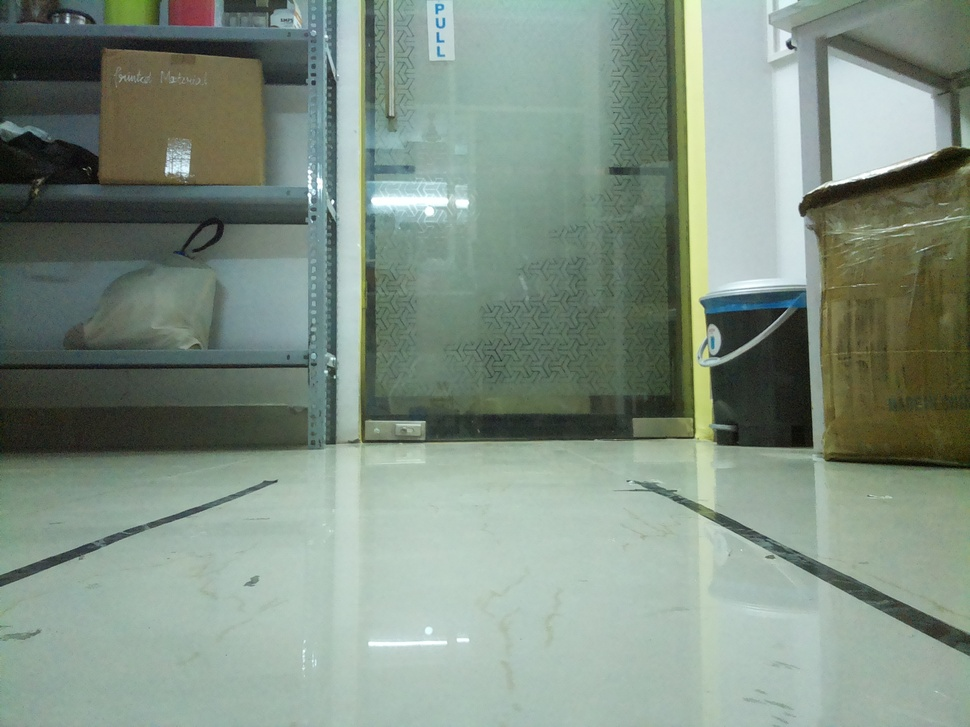
#> input picture lane following/lane_images/image1.jpg, 970 x 727 px, shrunk from 2592 x 1944 before the run; its folder holds only this picture in this run
$ python threshold_tuner.py
#> lines starting #> are read from the running program, lines starting #| are printed output that depends on the picture; after the words box and inside, x2 and y2 are one past the last pixel; in counts of white or black regions, pixels touching at a corner belong together
import cv2
import glob
import numpy as np

# --------------------------------------------------
# IMAGE SETTINGS
# --------------------------------------------------

IMAGE_FOLDER = "lane_images"

images = sorted(glob.glob(f"{IMAGE_FOLDER}/*.jpg"))

if not images:
    raise SystemExit("No JPG images found in images/raw/")

image_index = 0

# --------------------------------------------------
# TRACKBAR CALLBACK
# --------------------------------------------------

def nothing(x):
    pass


# --------------------------------------------------
# WINDOWS
# --------------------------------------------------

cv2.namedWindow("Camera")
cv2.namedWindow("Mask")
cv2.namedWindow("Trackbars")

cv2.createTrackbar("H_min", "Trackbars", 0, 179, nothing)
cv2.createTrackbar("H_max", "Trackbars", 179, 179, nothing)

cv2.createTrackbar("S_min", "Trackbars", 0, 255, nothing)
cv2.createTrackbar("S_max", "Trackbars", 100, 255, nothing)

cv2.createTrackbar("V_min", "Trackbars", 0, 255, nothing)
cv2.createTrackbar("V_max", "Trackbars", 50, 255, nothing)

print("Controls:")
print("N = next image")
print("P = previous image")
print("Q = quit and print final values")

# --------------------------------------------------
# MAIN LOOP
# --------------------------------------------------

while True:

    frame = cv2.imread(images[image_index])
#> frame is the input picture: shape (727, 970, 3); mean B, G, R 130.3, 143.3, 127.3

    if frame is None:
        print("Could not read:", images[image_index])
        image_index = (image_index + 1) % len(images)
        continue

    hsv = cv2.cvtColor(frame, cv2.COLOR_BGR2HSV)
#> hsv: shape (727, 970, 3); mean H, S, V 67.2, 44.5, 144.2

    h_min = cv2.getTrackbarPos("H_min", "Trackbars")
    h_max = cv2.getTrackbarPos("H_max", "Trackbars")

    s_min = cv2.getTrackbarPos("S_min", "Trackbars")
    s_max = cv2.getTrackbarPos("S_max", "Trackbars")

    v_min = cv2.getTrackbarPos("V_min", "Trackbars")
    v_max = cv2.getTrackbarPos("V_max", "Trackbars")

    lower = np.array([h_min, s_min, v_min])
    upper = np.array([h_max, s_max, v_max])

    mask = cv2.inRange(hsv, lower, upper)
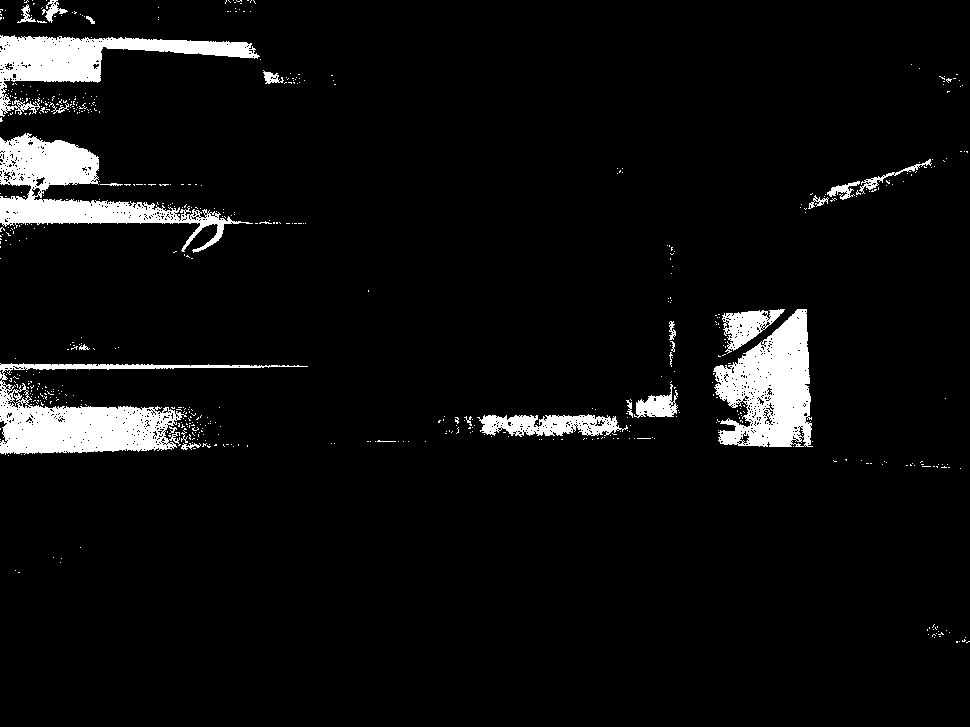
#> mask: shape (727, 970); 5.7% white; 607 white regions (581 under 20 px), largest, box (x1, y1, x2, y2) and area: (0, 363, 308, 455) 8946, (0, 133, 253, 253) 8654, (713, 309, 813, 447) 8513

    cv2.putText(
        frame,
        f"Image: {image_index + 1}/{len(images)}",
        (20, 30),
        cv2.FONT_HERSHEY_SIMPLEX,
        0.8,
        (0, 255, 255),
        2
    )
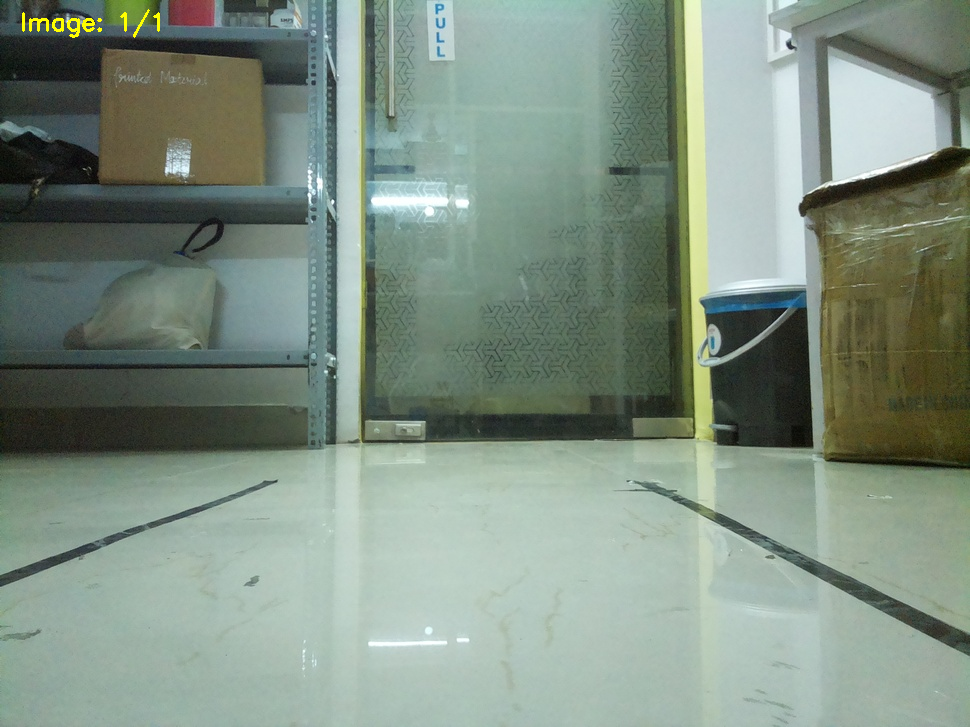
#> frame: shape (727, 970, 3); 0.12% of pixels changed, all inside (x1, y1, x2, y2) = (22, 9, 160, 38)

    cv2.imshow("Camera", frame)
    cv2.imshow("Mask", mask)

    key = cv2.waitKey(1) & 0xFF
#> (key q is pressed here)

    if key == ord("n"):
        image_index = (image_index + 1) % len(images)

    elif key == ord("p"):
        image_index = (image_index - 1) % len(images)

    elif key == ord("q"):

        print("\nFinal threshold values:")
        print(f"LOWER = np.array([{h_min}, {s_min}, {v_min}])")
        print(f"UPPER = np.array([{h_max}, {s_max}, {v_max}])")

        break

cv2.destroyAllWindows()

$ run again, on lane following/lane_images/image13.jpg
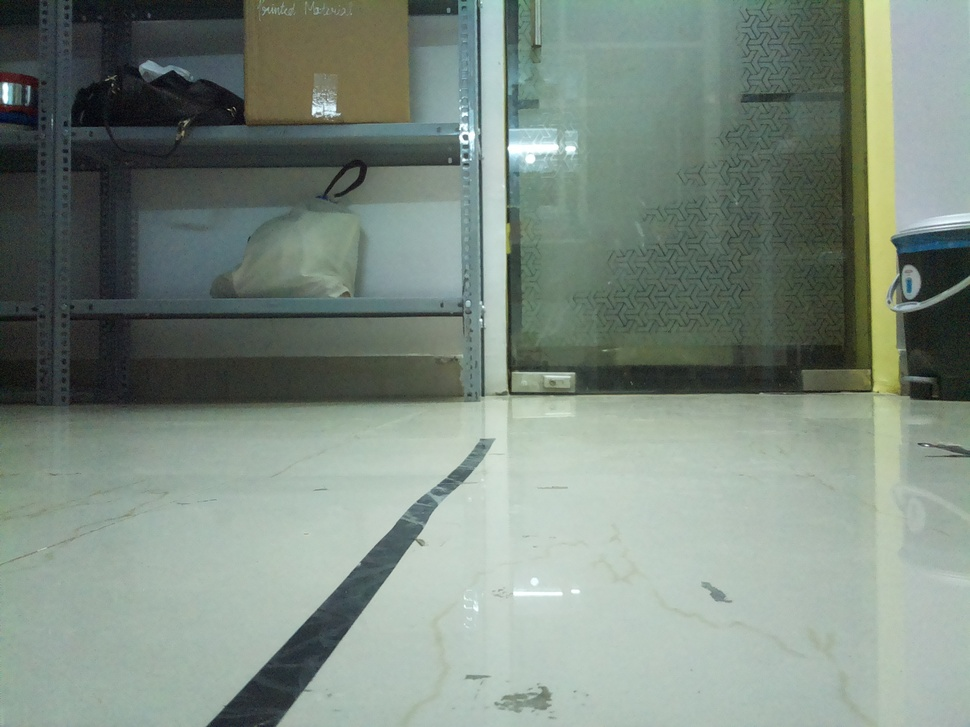
#> input picture lane following/lane_images/image13.jpg, 970 x 727 px, shrunk from 2592 x 1944 before the run
#> frame is the input picture: shape (727, 970, 3); mean B, G, R 127.7, 138, 124.2
#> hsv: shape (727, 970, 3); mean H, S, V 70.2, 37, 138.8
#> `mask = cv2.inRange(hsv, lower, upper)`:
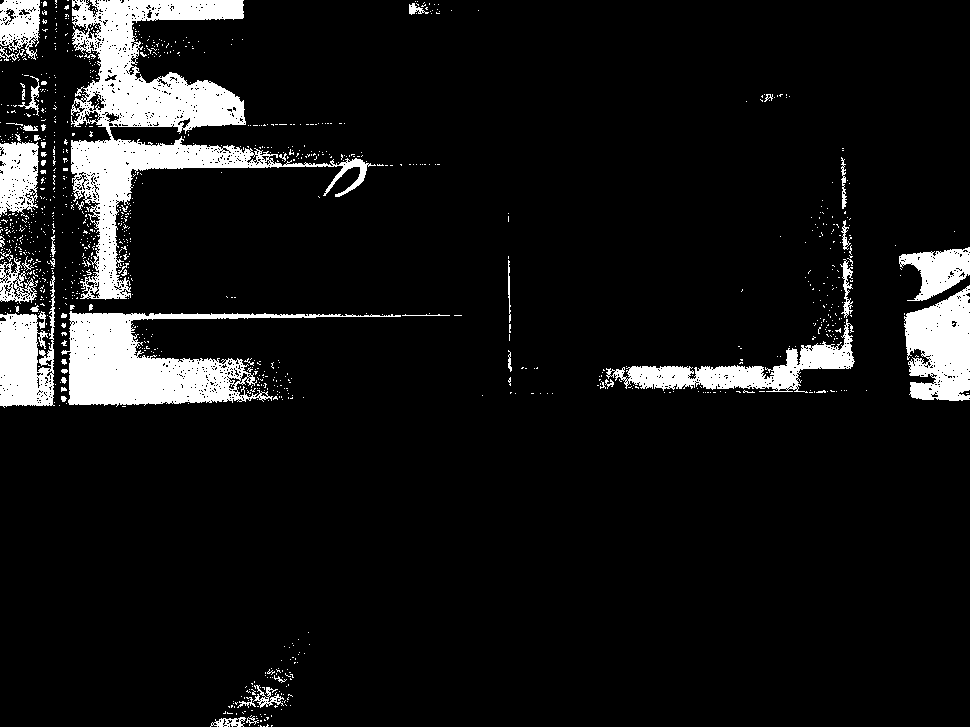
#> mask: shape (727, 970); 8.6% white; 1086 white regions (1029 under 20 px), largest, box (x1, y1, x2, y2) and area: (71, 0, 376, 300) 21641, (61, 311, 401, 407) 11575, (904, 285, 970, 401) 5588
#> `cv2.putText( frame, f"Image: {image_index + 1}/{len(images)}", (20, 30..`:
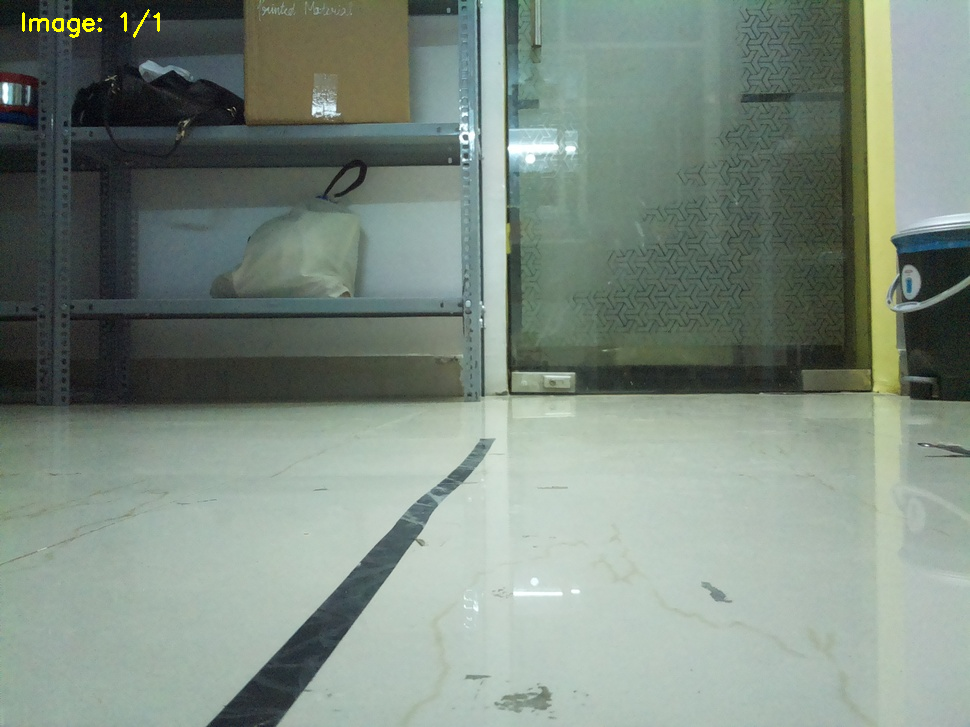
#> frame: shape (727, 970, 3); 0.12% of pixels changed, all inside (x1, y1, x2, y2) = (22, 9, 160, 38)

$ run again, on lane following/lane_images/image14.jpg
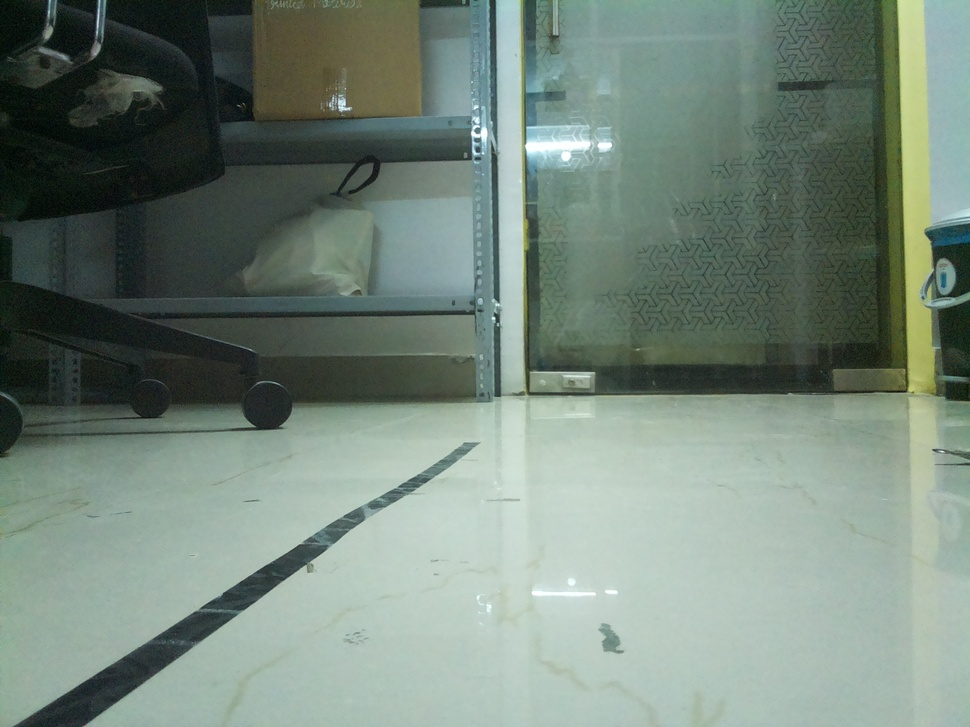
#> input picture lane following/lane_images/image14.jpg, 970 x 727 px, shrunk from 2592 x 1944 before the run
#> frame is the input picture: shape (727, 970, 3); mean B, G, R 122, 133.4, 116.8
#> hsv: shape (727, 970, 3); mean H, S, V 70.1, 45.2, 133.6
#> `mask = cv2.inRange(hsv, lower, upper)`:
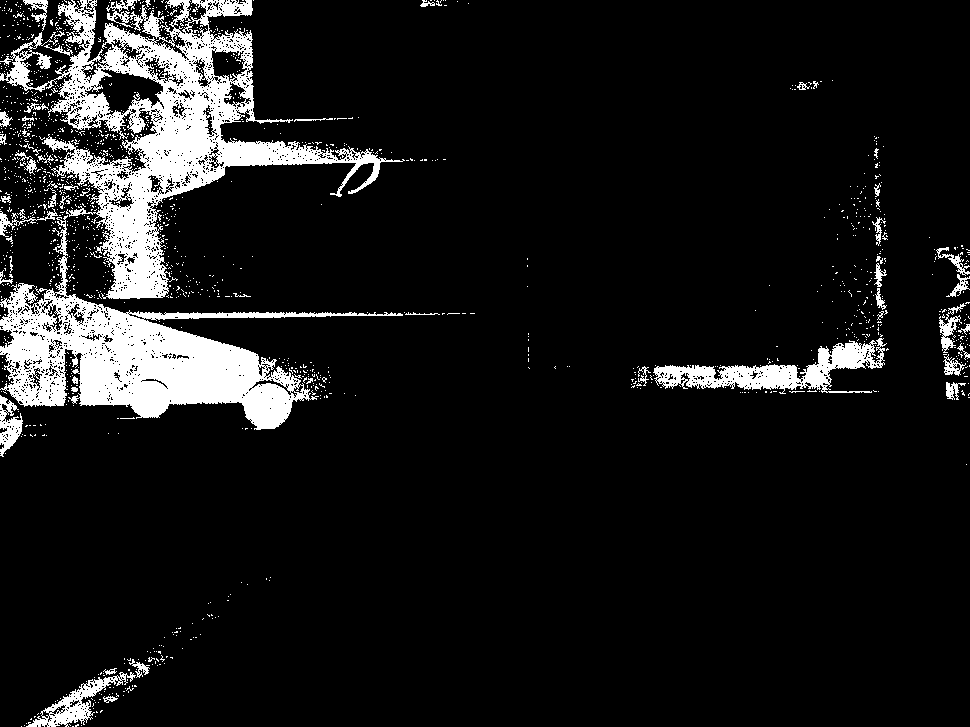
#> mask: shape (727, 970); 9.7% white; 1486 white regions (1431 under 20 px), largest, box (x1, y1, x2, y2) and area: (0, 0, 405, 299) 30413, (0, 215, 403, 430) 23821, (653, 338, 887, 394) 4687
#> `cv2.putText( frame, f"Image: {image_index + 1}/{len(images)}", (20, 30..`:
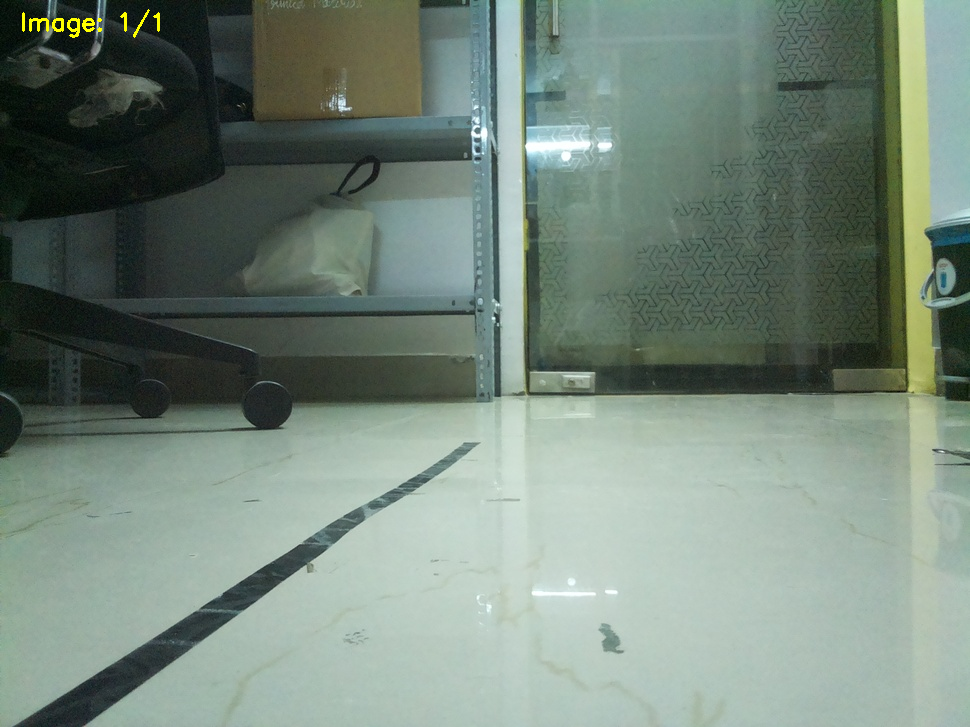
#> frame: shape (727, 970, 3); 0.12% of pixels changed, all inside (x1, y1, x2, y2) = (22, 9, 160, 38)

$ run again, on lane following/lane_images/image15.jpg
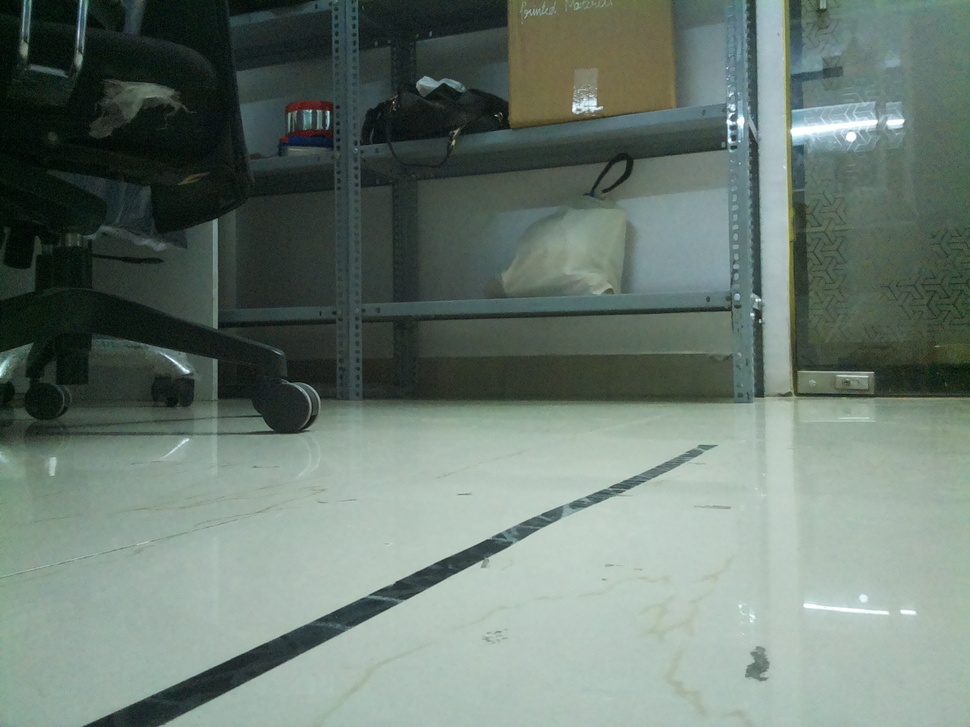
#> input picture lane following/lane_images/image15.jpg, 970 x 727 px, shrunk from 2592 x 1944 before the run
#> frame is the input picture: shape (727, 970, 3); mean B, G, R 112.2, 121.1, 105.9
#> hsv: shape (727, 970, 3); mean H, S, V 72, 49, 121.5
#> `mask = cv2.inRange(hsv, lower, upper)`:
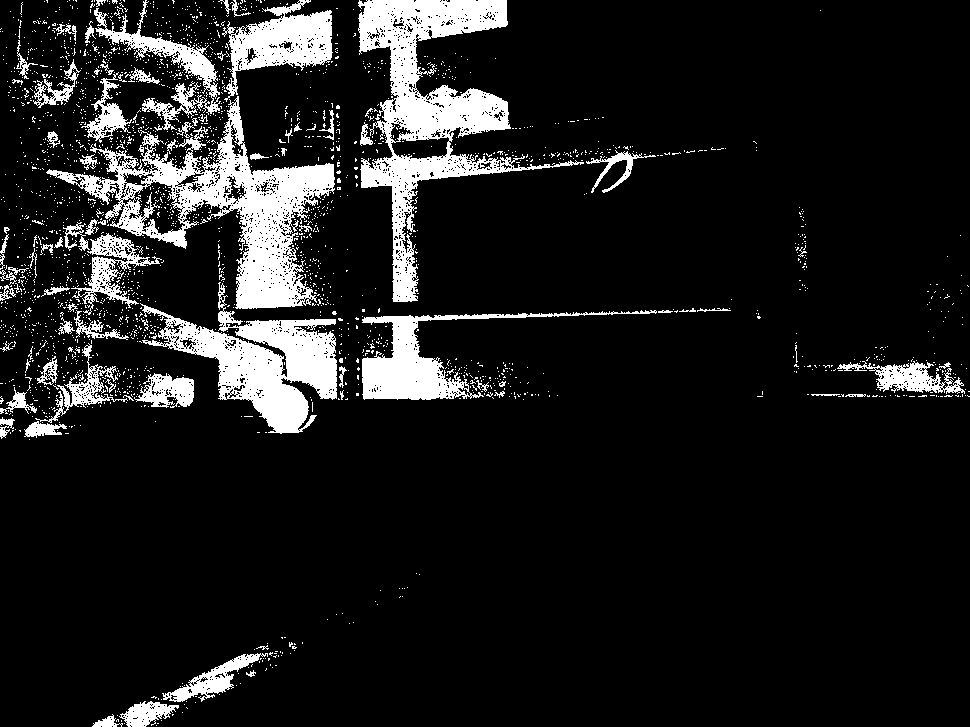
#> mask: shape (727, 970); 11.4% white; 2353 white regions (2269 under 20 px), largest, box (x1, y1, x2, y2) and area: (358, 0, 584, 302) 17055, (46, 96, 335, 309) 16441, (140, 282, 337, 434) 11253
#> `cv2.putText( frame, f"Image: {image_index + 1}/{len(images)}", (20, 30..`:
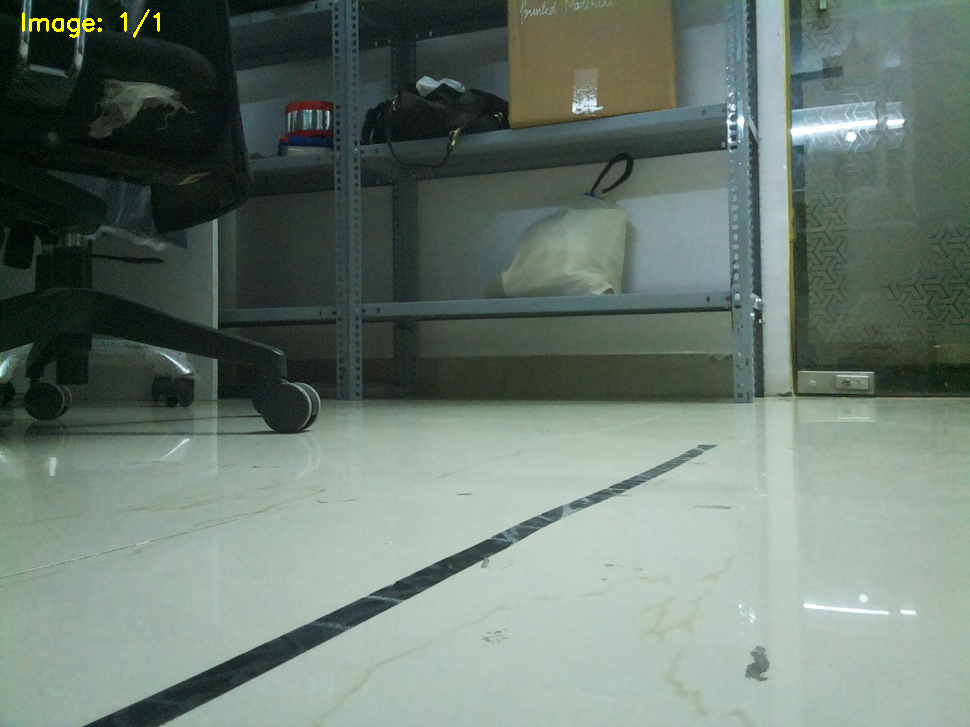
#> frame: shape (727, 970, 3); 0.12% of pixels changed, all inside (x1, y1, x2, y2) = (22, 9, 160, 38)
